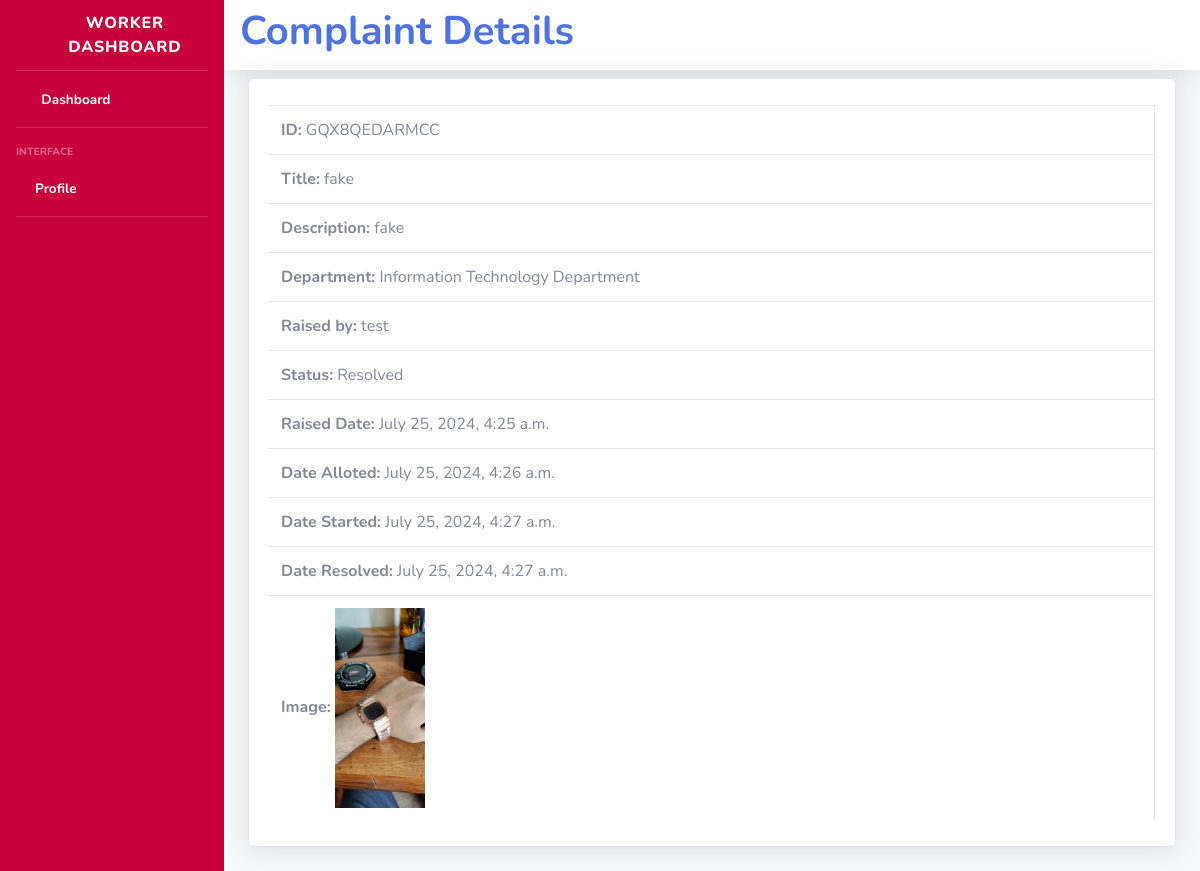
Before: /complaint/GQX8QEDARMCC/ with the older database file.
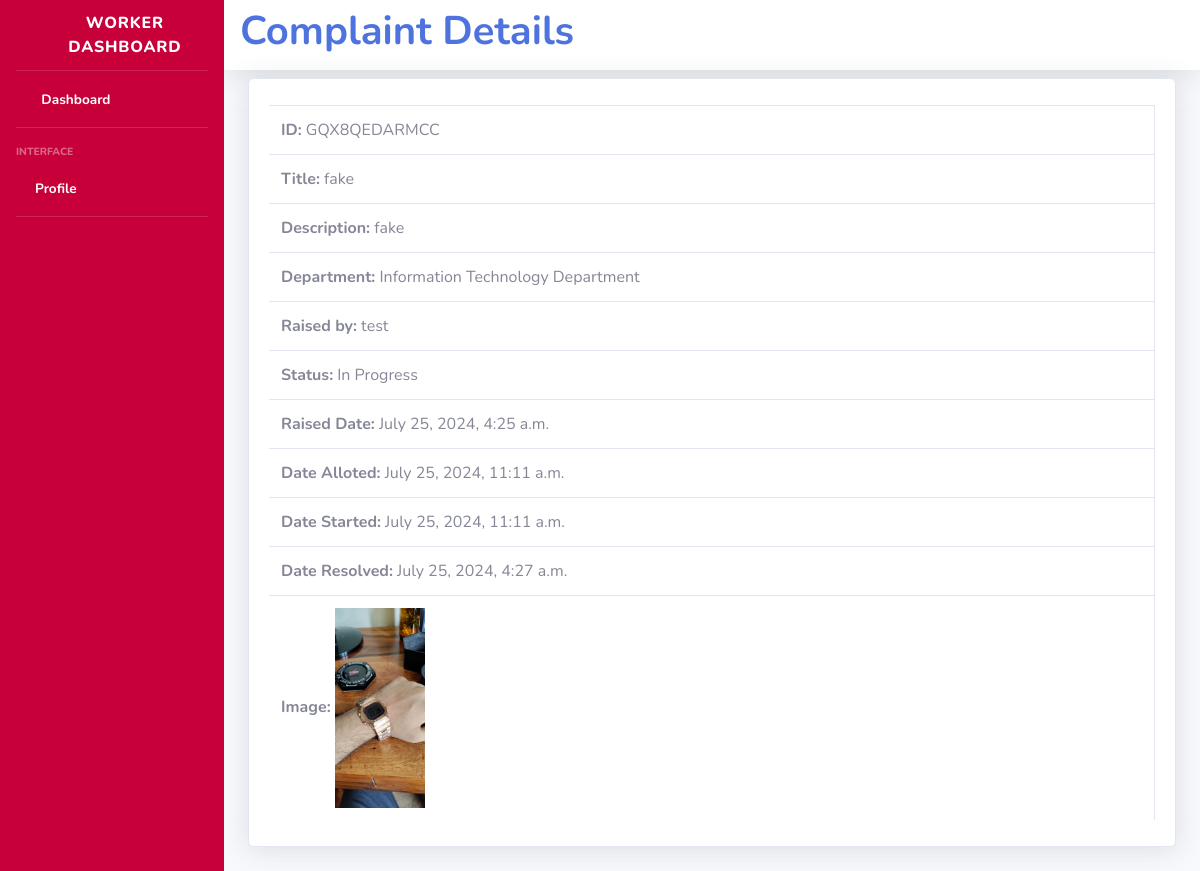
After: the same page with the newer database file.
### app1/models.py (models this page shows, shortened)
class Complaint(models.Model):
    STATUS_CHOICES = (
        ('Pending', 'Pending'),
        ('Accepted', 'Accepted'),
        ('Allotted', 'Allotted'),
        ('In Progress', 'In Progress'),
        ('Resolved', 'Resolved'),
        ('Rejected', 'Rejected')
    )
    RESOLUTION_CHOICES = (
        ('Normal', 'Normal (10-15 days)'),
        ('Immediate', 'Immediate (3-4 days)'),
    )
    id = models.CharField(max_length=16, primary_key=True)  # Define id field explicitly
    title = models.CharField(max_length=200)
    Email= models.EmailField(null=False, blank=False)
    Phone_number=PhoneNumberField(max_length=13,null=False, blank=False)
    description = models.TextField()
    department = models.ForeignKey(Department, on_delete=models.CASCADE)
    raised_by = models.CharField(max_length=100)
    raised_at = models.DateTimeField(auto_now_add=True)
    date_alloted = models.DateTimeField(null=True, blank=True)
    date_started = models.DateTimeField(null=True, blank=True)
    date_resolved = models.DateTimeField(null=True, blank=True)
    resolution_time = models.CharField(max_length=20, choices=RESOLUTION_CHOICES, default='Normal')
    status = models.CharField(max_length=20, choices=STATUS_CHOICES, default='Pending')
    assigned_to = models.ForeignKey('assign',on_delete=models.CASCADE, null=True, blank=True)
    image = models.FileField(upload_to='complaint_images/', null=False, blank=False, default=FileNotFoundError)

class Department(models.Model):
    name = models.CharField(max_length=100)
    def __str__(self):
        return self.name

### app1/views.py (the view)
# urls.py: path('complaint/<str:complaint_id>/', views.complaint_detail, name='complaint_detail'),
def complaint_detail(request, complaint_id):
    complaint = get_object_or_404(Complaint, id=complaint_id)
    context = {
        'complaint': complaint
    }
    return render(request, 'complaint_details.html', context)

### app1/Templates/complaint_details.html (shortened to what the changed rows need)
{% load static %}
<!DOCTYPE html>
<html lang="en">
<head>
    <link href="{% static 'vendor/fontawesome-free/css/all.min.css' %}" rel="stylesheet" type="text/css">
    <link href="{% static 'css/sb-admin-2.min.css' %}" rel="stylesheet">
    <link href="{% static 'vendor/datatables/dataTables.bootstrap4.min.css' %}" rel="stylesheet">
</head>
<body id="page-top">
    <div id="wrapper">
        <div id="content-wrapper" class="d-flex flex-column">
            <div id="content">
                <nav class="navbar navbar-expand navbar-light bg-white topbar mb-2 static-top shadow">
                    <h1 class="h1 font-weight-bold text-primary">Complaint Details</h1>
                </nav>
                <div class="container-fluid">
                    <div class="card shadow mb-4">
                        <div class="card-body">
                            <div class="table-responsive">
                                <table class="table table-bordered" id="dataTable" width="100%" cellspacing="0">
                                    <tbody>
                                        <tr>
                                            <td><strong>ID:</strong> {{ complaint.id }}</td>
                                        </tr>
                                        <tr>
                                            <td><strong>Title:</strong> {{ complaint.title }}</td>
                                        </tr>
                                        <tr>
                                            <td><strong>Description:</strong> {{ complaint.description }}</td>
                                        </tr>
                                        <tr>
                                            <td><strong>Department:</strong> {{ complaint.department }}</td>
                                        </tr>
                                        <tr>
                                            <td><strong>Raised by:</strong> {{ complaint.raised_by }}</td>
                                        </tr>
                                        <tr>
                                            <td><strong>Status:</strong> {{ complaint.status }}</td>
                                        </tr>
                                        <tr>
                                            <td><strong>Raised Date:</strong> {{ complaint.raised_at }}</td>
                                        </tr>
                                        <tr>
                                            <td><strong>Date Alloted:</strong> {{ complaint.date_alloted }}</td>
                                        </tr>
                                        <tr>
                                            <td><strong>Date Started:</strong> {{ complaint.date_started }}</td>
                                        </tr>
                                        <tr>
                                            <td><strong>Date Resolved:</strong> {{ complaint.date_resolved }}</td>
                                        </tr>
                                        <tr>
                                            <td><strong>Image:</strong>
                                                {% if complaint.image %}
                                                    <img src="{{ complaint.image.url }}" alt="Complaint Image" style="max-width: 300px; max-height: 200px;">
                                                {% else %}
                                                    No image available
                                                {% endif %}
                                            </td>
                                        </tr>
                                    </tbody>
                                </table>
                            </div>
                        </div>
                    </div>
                </div>
            </div>
        </div>
    </div>
</body>
</html>

Changed rows visible on the page:
changed Complaint "GQX8QEDARMCC": status "Resolved" → "In Progress"; date_alloted "July 25, 2024, 4:26 a.m." → "July 25, 2024, 11:11 a.m."; date_started "July 25, 2024, 4:27 a.m." → "July 25, 2024, 11:11 a.m."
